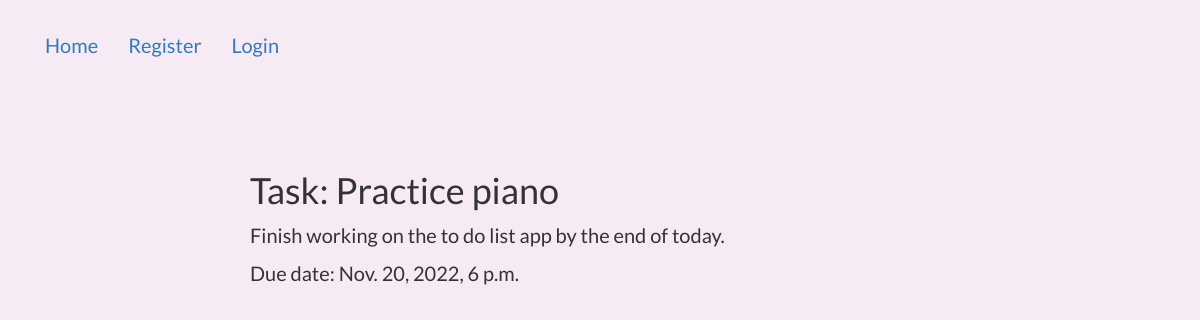
Screenshot of /basic_app/task/1/ with the database file from the repository.
### basic_app/models.py (models this page shows)
class Task(models.Model):
    user = models.ForeignKey(User, on_delete=models.CASCADE)
    title = models.CharField(max_length=200)
    description = models.TextField(blank=True)
    complete = models.BooleanField(default=False)
    date_created = models.DateTimeField(auto_now_add=True)
    due_date = models.DateTimeField(null=True, blank=True)
    def __str__(self):
        return self.title
    class Meta:
        ordering = ['due_date']

### basic_app/views.py (the view)
# urls.py: path('task/<int:pk>/', views.TaskDetail.as_view(),name='task_detail'),
class TaskDetail(DetailView):
   model = models.Task
   def get_context_data(self, **kwargs):
       context = super().get_context_data(**kwargs)
       context['task'] = context['task']
       return context

### templates/basic_app/task_detail.html (shortened to what this page needs)
{% extends "basic_app/base.html" %}
{% block content %}
<h1>Task: {{object}}</h1>
<p>{{task.description}}</p>
<p>Due date: {{task.due_date}}</p>
{% endblock content %}

### templates/basic_app/base.html (style rules this page uses)
body { font-family: 'Lato', sans-serif; font-size: 20px; padding-top: 20px; background: #f6ebf4; }

### rows the page displays
Task: title "Practice piano", description "Finish working on the to do list app by the end of today.", due_date "Nov. 20, 2022, 6 p.m."
